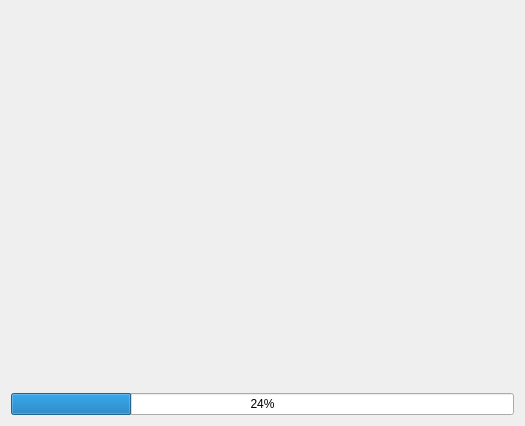
<?xml version="1.0" encoding="UTF-8"?>
<ui version="4.0">
 <class>Preloader</class>
 <widget class="QWidget" name="Preloader">
  <property name="geometry">
   <rect>
    <x>0</x>
    <y>0</y>
    <width>525</width>
    <height>426</height>
   </rect>
  </property>
  <property name="windowTitle">
   <string>Loading...</string>
  </property>
  <layout class="QVBoxLayout" name="verticalLayout">
   <item>
    <widget class="QLabel" name="label">
     <property name="text">
      <string/>
     </property>
     <property name="pixmap">
      <pixmap>icons/login.png</pixmap>
     </property>
     <property name="scaledContents">
      <bool>true</bool>
     </property>
    </widget>
   </item>
   <item>
    <widget class="QProgressBar" name="progressBar">
     <property name="value">
      <number>24</number>
     </property>
    </widget>
   </item>
  </layout>
 </widget>
 <resources/>
 <connections/>
</ui>
